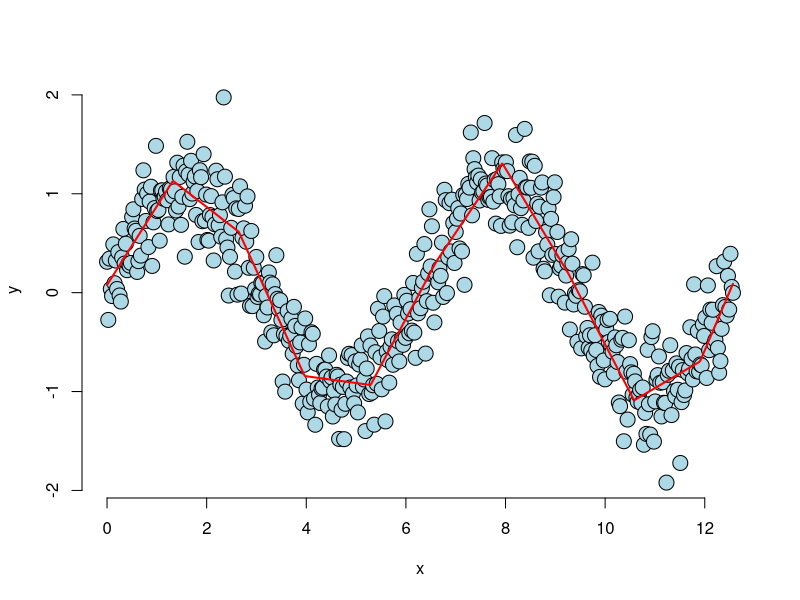
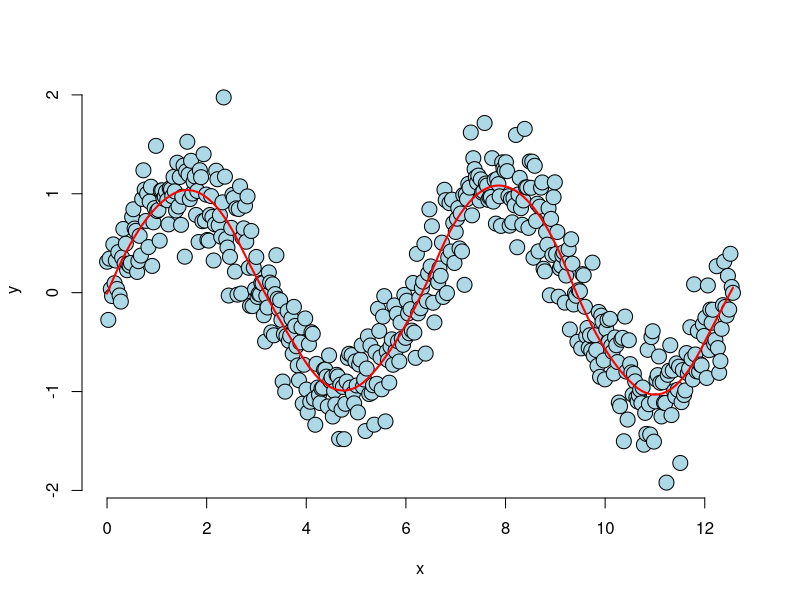

Recreate these plots in R, in order.
# Modeling functions, splines

### 500pts, x=0 to 4pi, y= sine wave with some normal errors
n <- 500; x <- seq(0, 4 * pi, length = n); y <- sin(x) + rnorm(n, sd = .3)
### 20 equally spaced knot pts
knots <- seq(0, 8 * pi, length = 20); 
### especially see notes on this; function recognizable in the model equation
splineTerms <- sapply(knots, function(knot) (x > knot) * (x - knot))
### x matrix, 3 columns. "1" is just a col w/all 1s.
### 1-col is the intercept. Need it because we want to subtract out the intercept
### in the linear model.
### When called, a lot of zero-columns are included. Don't understand why it just
### doesn't have three columns.
xMat <- cbind(1, x, splineTerms)
### yhat values are returned when using predict()
### yhat2 <- lm(y~xMat-1)$fitted.values does the same thing
yhat <- predict(lm(y ~ xMat - 1))
plot(x, y, frame = FALSE, pch = 21, bg = "lightblue", cex = 2)
### fitted line but line isn't "smooth." It's pointed and blocked near the knot areas.
lines(x, yhat, col = "red", lwd = 2)

### Squaring the spline terms smooths the regression line out; makes it more curvy.
splineTerms <- sapply(knots, function(knot) (x > knot) * (x - knot)^2)
xMat <- cbind(1, x, x^2, splineTerms)
yhat <- predict(lm(y ~ xMat - 1))
plot(x, y, frame = FALSE, pch = 21, bg = "lightblue", cex = 2)
lines(x, yhat, col = "red", lwd = 2)

